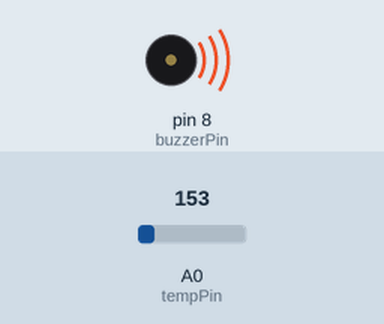
The sketch below on a simulated Arduino Uno, built with avr-gcc and run on an emulated ATmega328P. Shown: buzzer (waves = sounding). The test bench sets the inputs (shaded band); at power-on: A0 (tempPin) = 153.

Above: at 0.1 s.
Timing chart, 0 to 1.6 s (numbered marks = the images above):
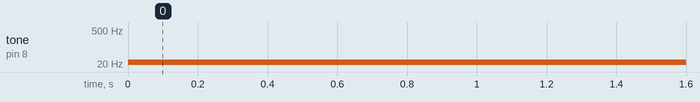

Measured:
- by itself, tone on pin 8 (buzzerPin): silent → 24 Hz at 0.00 s

The sketch:

ch13_2.ino
```cpp
int buzzerPin = 8;
int tempPin = 0;
int tempValue = 0;
float voltage = 0;
float celsiusTemp = 0;

void setup() {
  pinMode(buzzerPin, OUTPUT);
}

void loop() {
  tempValue = analogRead(tempPin);
  voltage = tempValue * 5000.0 / 1024.0;
  celsiusTemp = (voltage - 500) / 10.0;
  tone(buzzerPin, celsiusTemp);
  delay(1000);
}
```
